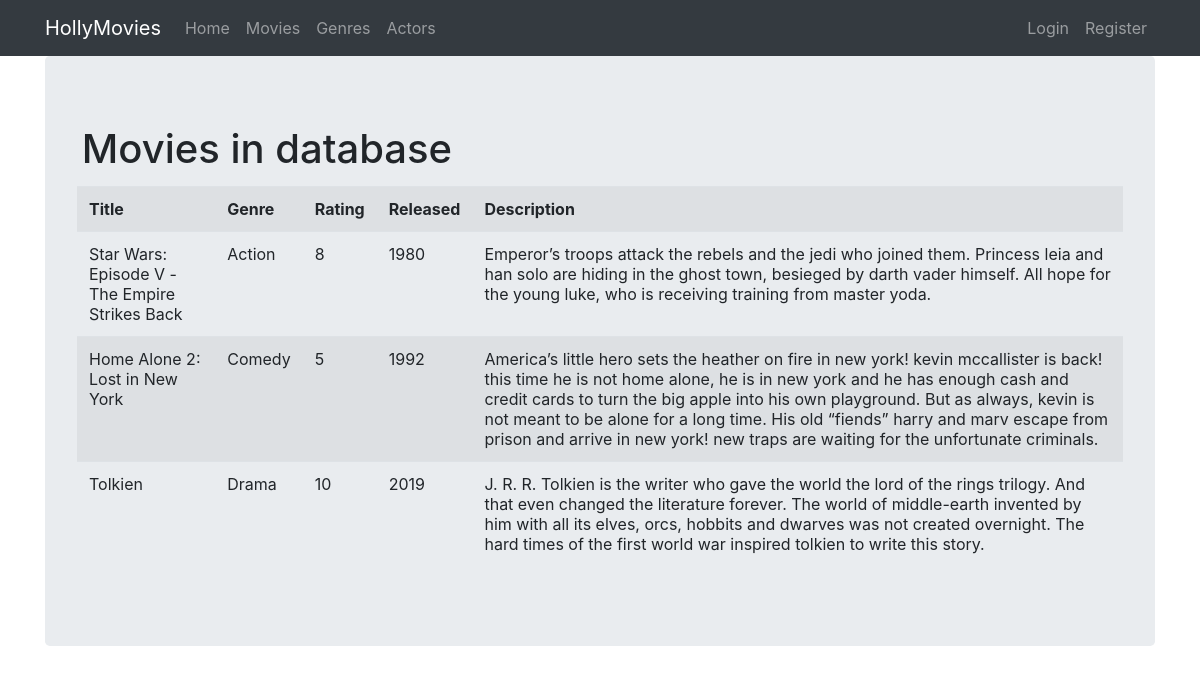
The app's page /movies with its own data.
### viewer/models.py (models this page shows, shortened)
class Movie(Model):
    title = CharField(max_length=128)
    genre = ForeignKey(Genre, on_delete=DO_NOTHING, default=None)
    rating = IntegerField(default=None)
    released = DateField(default=None)
    description = TextField(default=None)
    created = DateTimeField(auto_now_add=True)

class Genre(Model):
    name = CharField(max_length=128)

### viewer/views.py (the view)
# urls.py: path('movies', MovieView.as_view(), name='movies'),
class MovieView(ListView):
    template_name = "movies.html"
    model = Movie

### viewer/templates/movies.html (shortened to what this page needs)
{% extends "base.html" %}
{% block content %}
    <h1>Movies in database</h1>
    <table class="table table-striped table-hover">
        <tr>
          <th>Title</th>
          <th>Genre</th>
          <th>Rating</th>
          <th>Released</th>
          <th>Description</th>
        </tr>
        {% for movie in object_list %}
        <tr>
          <td>{{ movie.title }}</td>
          <td>{{ movie.genre.name }}</td>
          <td>{{ movie.rating }}</td>
          <td>{{ movie.released.year }}</td>
          <td>{{ movie.description }}</td>
        </tr>
    {% endfor %}
    </table>
{% endblock %}

### viewer/static/css/styles.css (style rules this page uses)
h1 { padding: 0.3rem; }

### records on screen
Movie: title "Star Wars: Episode V - The Empire Strikes Back", genre.name "Action", rating "8", released.year "1980", description "Emperor’s troops attack the rebels and the jedi who joined them. Princess leia and han solo are hiding in the ghost town, besieged by darth vader himself. All hope for the young luke, who is receiving training from master yoda."
Movie: title "Home Alone 2: Lost in New York", genre.name "Comedy", rating "5", released.year "1992", description "America’s little hero sets the heather on fire in new york! kevin mccallister is back! this time he is not home alone, he is in new york and he has enough cash and credit cards to turn the big apple into his own playground. But as always, kevin is not meant to be alone for a long time. His old “fiends” harry and marv escape from prison and arrive in new york! new traps are waiting for the unfortunate criminals."
Movie: title "Tolkien", genre.name "Drama", rating "10", released.year "2019", description "J. R. R. Tolkien is the writer who gave the world the lord of the rings trilogy. And that even changed the literature forever. The world of middle-earth invented by him with all its elves, orcs, hobbits and dwarves was not created overnight. The hard times of the first world war inspired tolkien to write this story."
